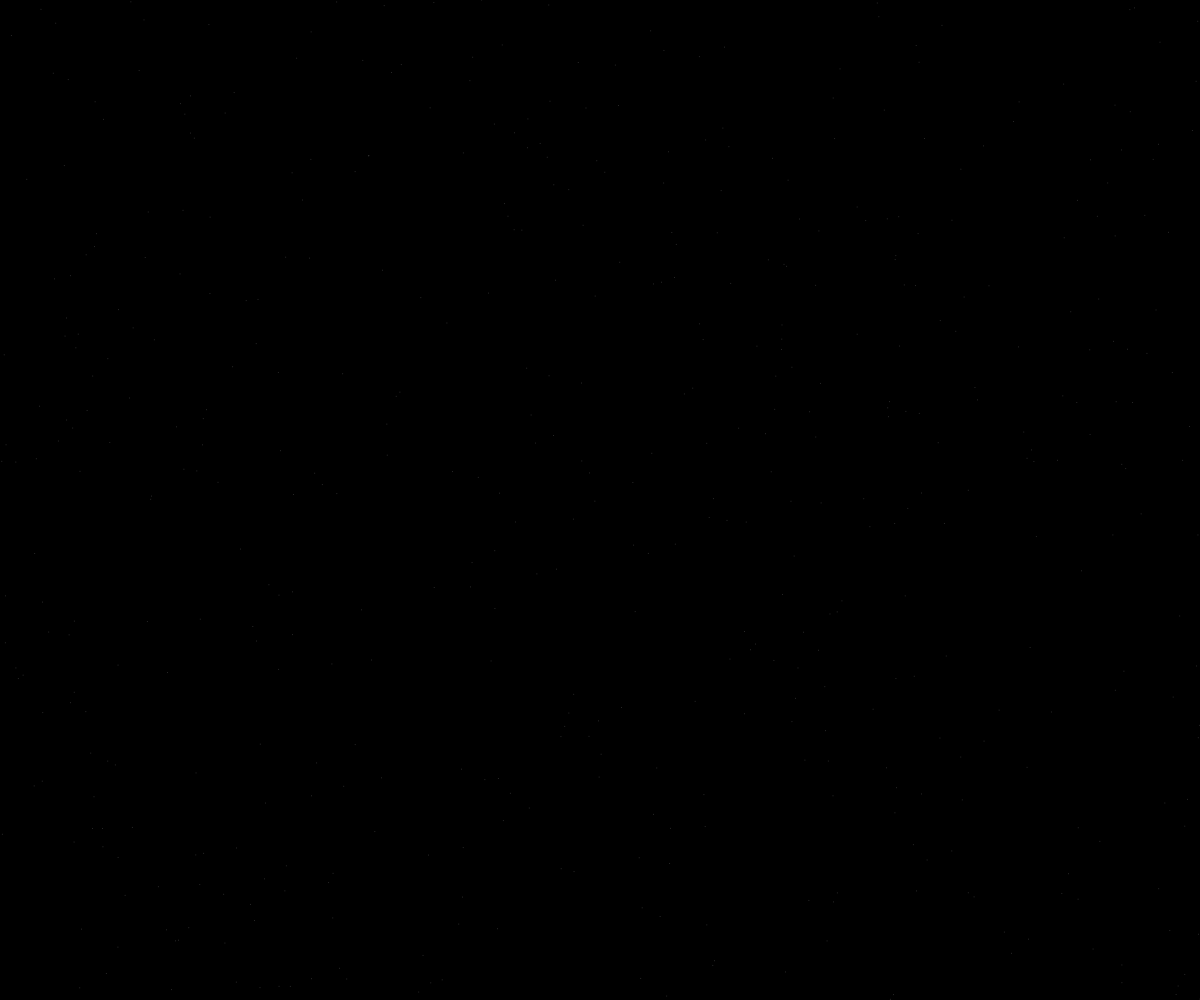
Frame 1 (no input)
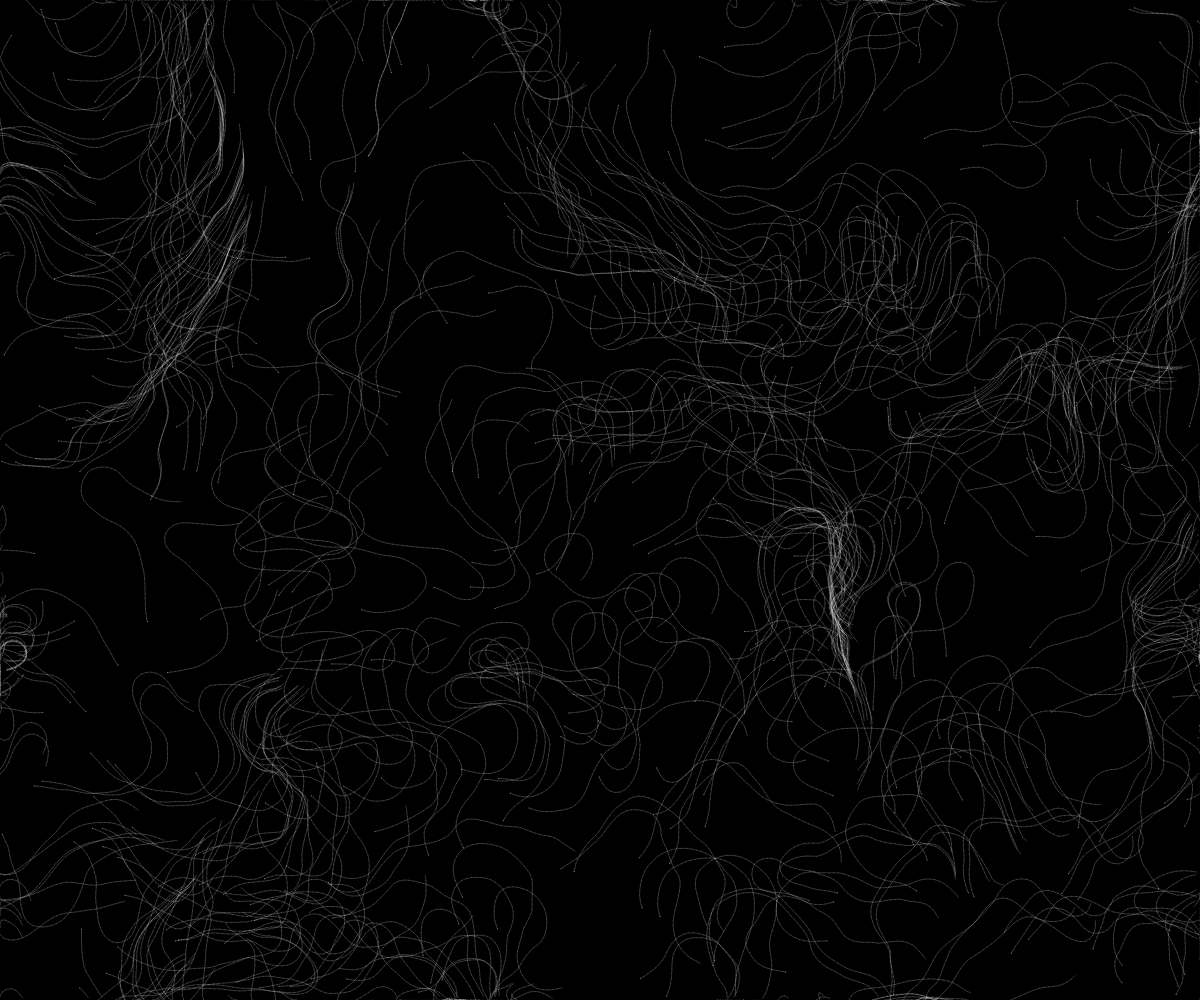
Frame 60 (no input)
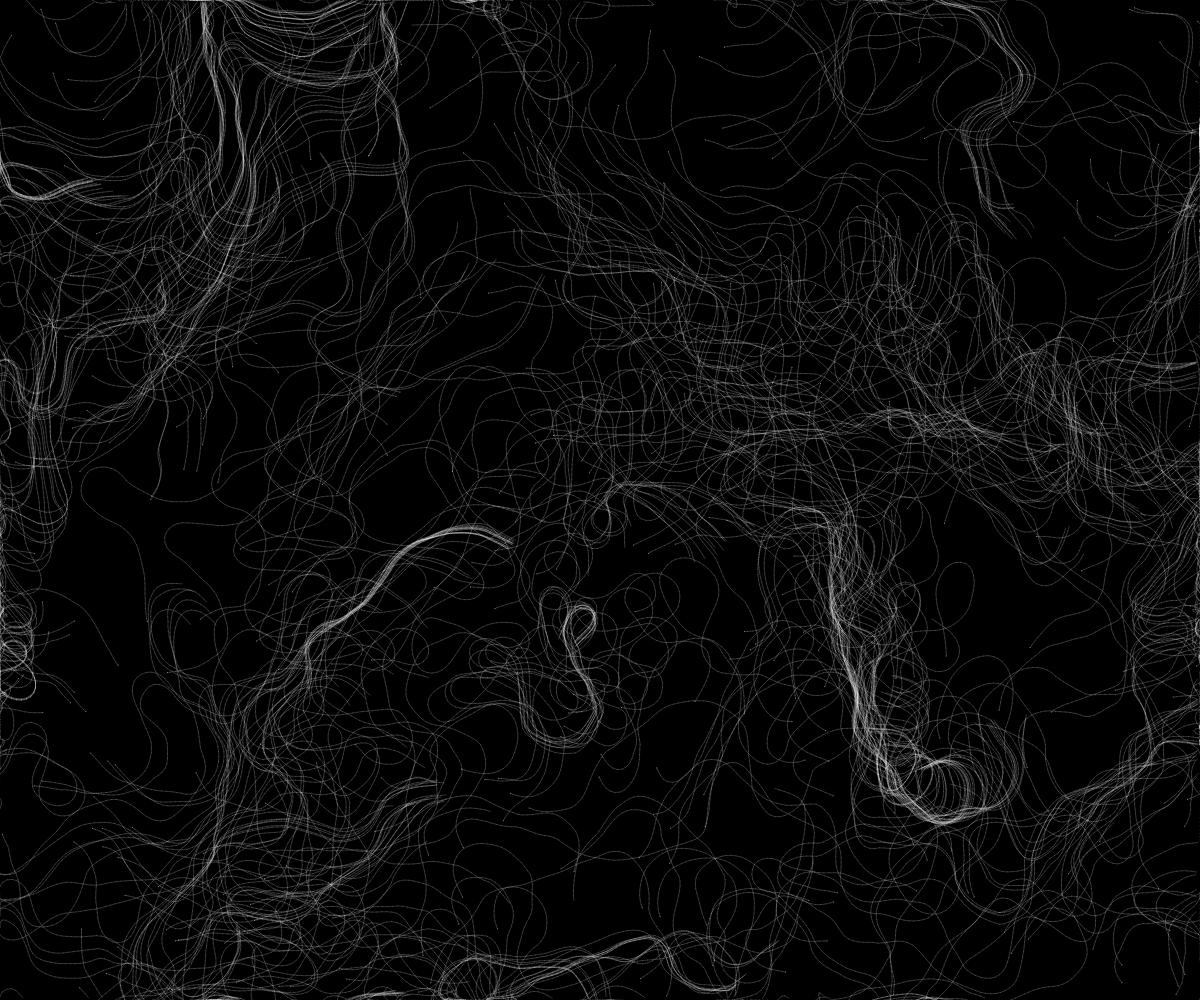
Frame 120 (the mouse pressed at the canvas centre since frame 60)

The p5.js sketch that drew these frames (run headless with seeded random() and noise() and a simulated clock; from frame 60 on, the mouse is pressed at the canvas centre):

// p5.js sketch
// ── sketch.js
var scl = 30;
var xvec, yvec;
var noiseInc = .1;
var time = 0;
var particles = [];
var flowfield;

let c = 0;

function setup() {
    createCanvas(windowWidth, windowHeight);
    background(0);
    for (var i = 0; i < 500; i++) {
        particles[i] = new Particle();
    }


}

function draw() { // Rotating Vectors

  //  background(0, 2);
    FlowField();
// colorMode(HSL, 360);
//    if (c >= 360) {
//        c = 0;
//    } else {
//        c++;
//    }

    stroke(255);

    for (var k = 0; k < particles.length; k++) {
        particles[k].show();
        particles[k].update();
        particles[k].edge();
        particles[k].follow(flowfield);
    }
}

function FlowField() {
    xvec = floor((windowWidth + 50) / scl);
    yvec = floor((windowHeight + 50) / scl);
    flowfield = new Array(xvec * yvec);

    var yNoise = 0;
    for (var y = 0; y < yvec; y++) {
        var xNoise = 0;
        for (var x = 0; x < xvec; x++) {
            var vecDirect = noise(xNoise, yNoise, time) * 2 * (TWO_PI);
            var dir = p5.Vector.fromAngle(vecDirect);
            var index = x + y * xvec;
            flowfield[index] = dir;
            dir.setMag(3);
            xNoise += noiseInc;
            stroke(180);
            push();
            translate(x * scl, y * scl);
            rotate(dir.heading());
           // line(0, 0, scl, 0);
            pop();
        }
        yNoise += noiseInc;
        time += .001;
    }
}

function Particle() {
    this.pos = createVector(random(width), random(height));
    this.vel = createVector(0, 0);
    this.acc = createVector(0, 0);
    this.r = 2.0;
    this.maxspeed = 5;
    this.prev = this.pos.copy();


    this.update = function () {
        this.pos.add(this.vel);
        this.vel.add(this.acc);
        this.acc.mult(0);
        this.vel.limit(this.maxspeed);
    }

    this.follow = function (vectors) { // flowfield vectors
        var x = floor(this.pos.x / scl);
        var y = floor(this.pos.y / scl);
        var index = x + y * xvec;
        var force = vectors[index];
        this.applyForce(force);
    }

    this.applyForce = function (force) {
        this.acc.add(force);
    }

    this.show = function () {
        //fill(255,0,0,100);
        //        stroke(255);

        strokeWeight(0.2);
        line(this.pos.x, this.pos.y, this.prev.x, this.prev.y);

        this.updatePrev();

    }

    this.updatePrev = function () {
        this.prev.x = this.pos.x;
        this.prev.y = this.pos.y;
    }

    this.edge = function () {
        if (this.pos.x < -this.r) this.pos.x = width + this.r;
        if (this.pos.y < -this.r) this.pos.y = height + this.r;
        if (this.pos.x > width + this.r) this.pos.x = -this.r;
        if (this.pos.y > height + this.r) this.pos.y = -this.r;

        if (this.pos.x > width) {
            this.pos.x = 0;
            this.updatePrev();
        }
        if (this.pos.x < 0) {
            this.pos.x = width;
            this.updatePrev();
        }
        if (this.pos.y > height) {
            this.pos.y = 0;
            this.updatePrev();
        }
        if (this.pos.y < 0) {
            this.pos.y = height;
            this.updatePrev();
        }
    }
}

function windowResized() {
    resizeCanvas(windowWidth, windowHeight);
}
